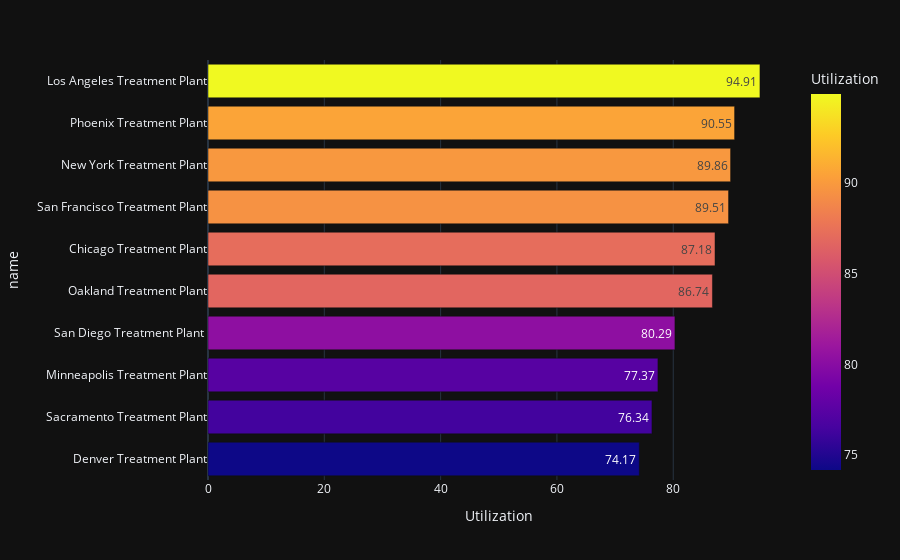

This figure's notebook cell:
### Code cell
# Plotting Utilization of Different Treatment Plants  
px.bar(Avg_utilization_df.sort_values(by='Utilization'),x='Utilization',y='name',template='plotly_dark',color='Utilization',text='Utilization')
# fig.update_layout(title=dict(text='Utilization of Treatment Plants',x=0.5),width=1000)
# fig.show()

### Figure 1 — Plotly figure (JSON) as saved in the notebook; plotly's stock layout.template omitted (floating-point values rounded to 4 significant figures)
{"data": [{"alignmentgroup": "True", "hovertemplate": "Utilization=%{marker.color}<br>name=%{y}<extra></extra>", "legendgroup": "", "marker": {"color": [74.17, 76.34, 77.37, 80.29, 86.74, 87.18, 89.51, 89.86, 90.55, 94.91], "coloraxis": "coloraxis", "pattern": {"shape": ""}}, "name": "", "offsetgroup": "", "orientation": "h", "showlegend": false, "text": [74.17, 76.34, 77.37, 80.29, 86.74, 87.18, 89.51, 89.86, 90.55, 94.91], "textposition": "auto", "type": "bar", "x": [74.17, 76.34, 77.37, 80.29, 86.74, 87.18, 89.51, 89.86, 90.55, 94.91], "xaxis": "x", "y": ["Denver Treatment Plant", "Sacramento Treatment Plant", "Minneapolis Treatment Plant", "San Diego Treatment Plant ", "Oakland Treatment Plant", "Chicago Treatment Plant", "San Francisco Treatment Plant", "New York Treatment Plant", "Phoenix Treatment Plant", "Los Angeles Treatment Plant"], "yaxis": "y"}], "layout": {"barmode": "relative", "coloraxis": {"colorbar": {"title": {"text": "Utilization"}}, "colorscale": [[0, "#0d0887"], [0.1111, "#46039f"], [0.2222, "#7201a8"], [0.3333, "#9c179e"], [0.4444, "#bd3786"], [0.5556, "#d8576b"], [0.6667, "#ed7953"], [0.7778, "#fb9f3a"], [0.8889, "#fdca26"], [1, "#f0f921"]]}, "legend": {"tracegroupgap": 0}, "margin": {"t": 60}, "xaxis": {"anchor": "y", "domain": [0, 1], "title": {"text": "Utilization"}}, "yaxis": {"anchor": "x", "domain": [0, 1], "title": {"text": "name"}}}}
